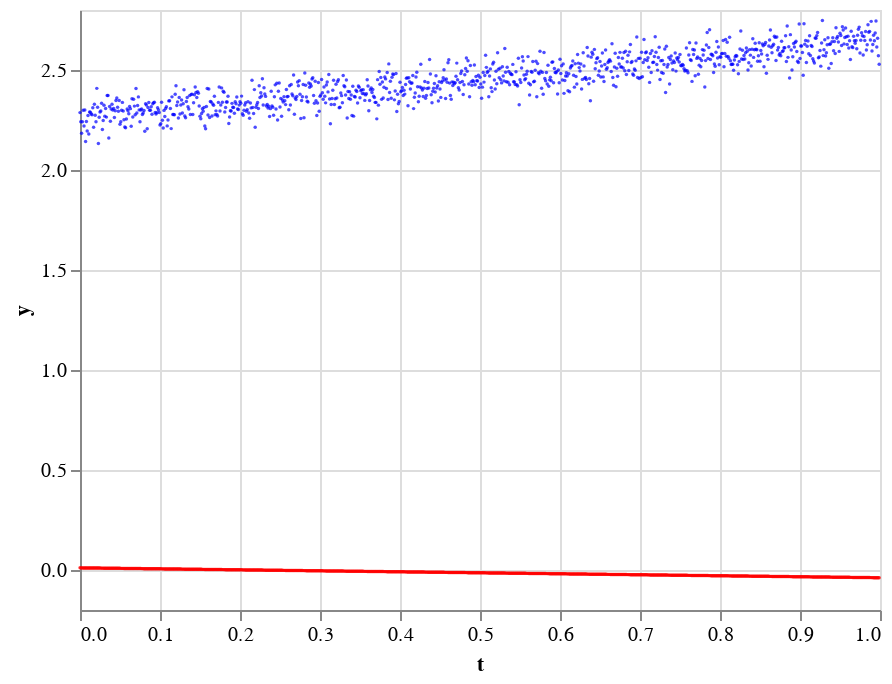

Notebook cell for this chart:
### Code cell
y_hat, _ = drift_func(params_hat, t)
df = pd.DataFrame({"t": t, "y": y_hat})
plot_hat = alt.Chart(df).mark_circle(size=3).encode(x="t", y="y", color = alt.value("red"))
plot_true + plot_hat

### Figure 1 — Vega-Lite specification as saved in the notebook (floating-point values rounded to 4 significant figures; data arrays with more than 128 entries replaced by an {"elided": "..."} marker saying what was removed)
{"config": {"view": {"continuousWidth": 400, "continuousHeight": 300}}, "layer": [{"data": {"name": "data-f72cc24d3c164a42364f314c5a151516"}, "mark": {"type": "circle", "size": 3}, "encoding": {"color": {"value": "blue"}, "x": {"type": "quantitative", "field": "t"}, "y": {"type": "quantitative", "field": "y"}}}, {"data": {"name": "data-0295dcc83d42e99e9459e7d054acccd1"}, "mark": {"type": "circle", "size": 3}, "encoding": {"color": {"value": "red"}, "x": {"type": "quantitative", "field": "t"}, "y": {"type": "quantitative", "field": "y"}}}], "$schema": "https://vega.github.io/schema/vega-lite/v4.8.1.json", "datasets": {"data-f72cc24d3c164a42364f314c5a151516": {"elided": "1000 records"}, "data-0295dcc83d42e99e9459e7d054acccd1": {"elided": "1000 records"}}}
